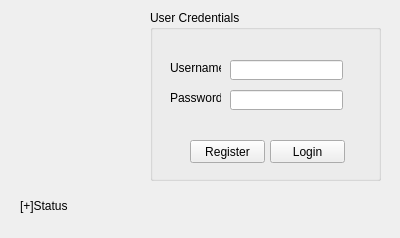
<?xml version="1.0" encoding="UTF-8"?>
<ui version="4.0">
 <class>Login</class>
 <widget class="QMainWindow" name="Login">
  <property name="geometry">
   <rect>
    <x>0</x>
    <y>0</y>
    <width>400</width>
    <height>238</height>
   </rect>
  </property>
  <property name="windowTitle">
   <string>Login - LIMA V1.0</string>
  </property>
  <property name="dockNestingEnabled">
   <bool>false</bool>
  </property>
  <widget class="QWidget" name="centralWidget">
   <widget class="QLabel" name="dbstatus">
    <property name="geometry">
     <rect>
      <x>20</x>
      <y>190</y>
      <width>331</width>
      <height>31</height>
     </rect>
    </property>
    <property name="text">
     <string>[+]Status</string>
    </property>
   </widget>
   <widget class="QGroupBox" name="login">
    <property name="geometry">
     <rect>
      <x>150</x>
      <y>10</y>
      <width>231</width>
      <height>171</height>
     </rect>
    </property>
    <property name="title">
     <string>User Credentials</string>
    </property>
    <widget class="QLineEdit" name="username">
     <property name="geometry">
      <rect>
       <x>80</x>
       <y>50</y>
       <width>113</width>
       <height>20</height>
      </rect>
     </property>
    </widget>
    <widget class="QLineEdit" name="password">
     <property name="geometry">
      <rect>
       <x>80</x>
       <y>80</y>
       <width>113</width>
       <height>20</height>
      </rect>
     </property>
     <property name="echoMode">
      <enum>QLineEdit::Password</enum>
     </property>
    </widget>
    <widget class="QLabel" name="label_username">
     <property name="geometry">
      <rect>
       <x>20</x>
       <y>50</y>
       <width>51</width>
       <height>16</height>
      </rect>
     </property>
     <property name="text">
      <string>Username</string>
     </property>
    </widget>
    <widget class="QLabel" name="label_password">
     <property name="geometry">
      <rect>
       <x>20</x>
       <y>80</y>
       <width>51</width>
       <height>16</height>
      </rect>
     </property>
     <property name="text">
      <string>Password</string>
     </property>
    </widget>
    <widget class="QPushButton" name="loginbutton">
     <property name="geometry">
      <rect>
       <x>120</x>
       <y>130</y>
       <width>75</width>
       <height>23</height>
      </rect>
     </property>
     <property name="text">
      <string>Login</string>
     </property>
    </widget>
    <widget class="QPushButton" name="registernew">
     <property name="geometry">
      <rect>
       <x>40</x>
       <y>130</y>
       <width>75</width>
       <height>23</height>
      </rect>
     </property>
     <property name="text">
      <string>Register</string>
     </property>
    </widget>
   </widget>
   <widget class="QLabel" name="loginPicture">
    <property name="geometry">
     <rect>
      <x>10</x>
      <y>40</y>
      <width>131</width>
      <height>131</height>
     </rect>
    </property>
    <property name="text">
     <string/>
    </property>
    <property name="pixmap">
     <pixmap>debug/img/login.png</pixmap>
    </property>
    <property name="scaledContents">
     <bool>true</bool>
    </property>
   </widget>
  </widget>
  <widget class="QMenuBar" name="menuBar">
   <property name="geometry">
    <rect>
     <x>0</x>
     <y>0</y>
     <width>400</width>
     <height>21</height>
    </rect>
   </property>
  </widget>
 </widget>
 <layoutdefault spacing="6" margin="11"/>
 <resources/>
 <connections/>
</ui>
